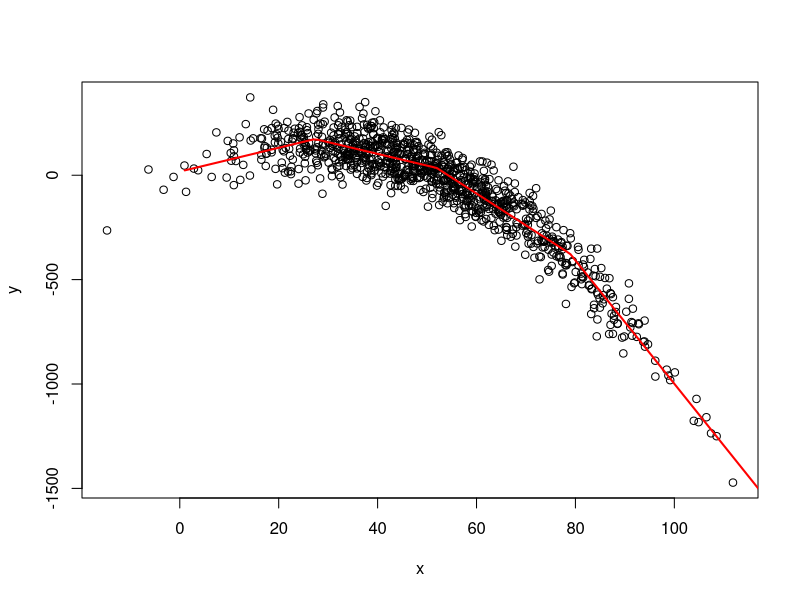
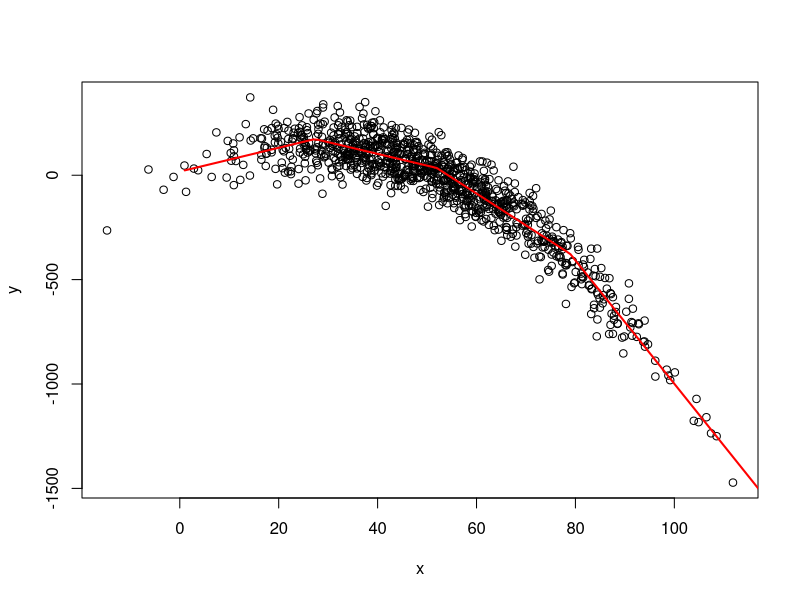

The R script that drew these images, in order:
## Paul Johnson <pauljohn@ku.edu>
## 2014-05-28
## MARS: Multivariate Adaptive Regression Splines


## I found it a bit difficult to interact with the
## MARS fitted objects created by the functions in
## the mda package.  Later, I found a very nice
## package "earth" with an implementation of MARS

## As far as I can see, estimates from earth are
## same, but the follow up methods and summary 
## printout are much better.


library(earth)

x <- rnorm(1000, 50, 20)
y <- 11.2*x -.21*x^2 + rnorm(1000, m = 0, s = 79)
df <- data.frame(x,y)
m3 <- earth(y ~ x, dat = df)
summary(m3)
plot(y ~ x, data = df)
xnew = seq_along(x)
ppp <- predict(m3, newdata = data.frame(x = xnew))
lines(ppp ~ xnew, data = df, col = "red", lwd = 2)


m3 <- earth(y ~ x, dat = df, degree = 3, trace = 1)
summary(m3)
plot(y ~ x, data = df)
xnew = seq_along(x)
ppp <- predict(m3, newdata = data.frame(x = xnew))
lines(ppp ~ xnew, data = df, col = "red", lwd = 2)
